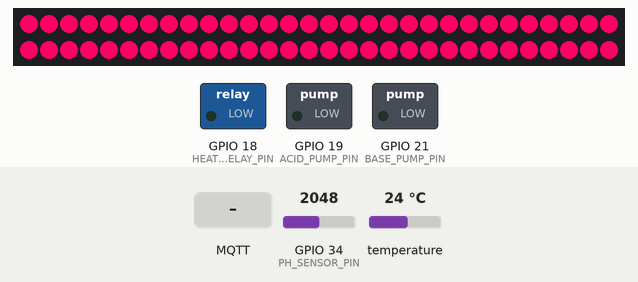
This program was run on a simulated ESP32. Shown: 60 RGB LEDs in strip order, left to right, continuing on the next row, switched loads named in the program (green lamp = pin HIGH). The inputs (shaded band) are chosen by the test bench; at power-on: temperature 24 °C, GPIO 34 (PH_SENSOR_PIN) = 2048. WiFi joins after 1.5 s; servers stay silent unless stated; no MQTT or app messages arrive unless stated; what the program prints to the serial monitor is not drawn.

Above: at 1.6 s.
2.8 s: MQTT message "90" arrives on the second subscribed topic
At 4.4 s:
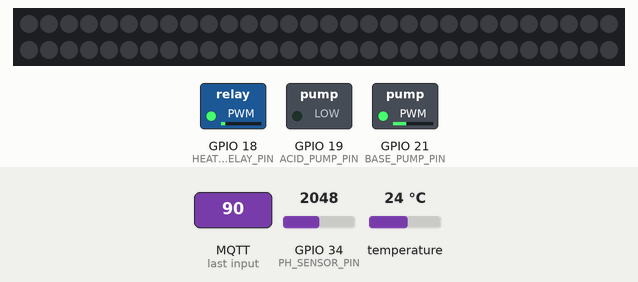
6.1 s: temperature set to 12 °C
At 6.7 s:
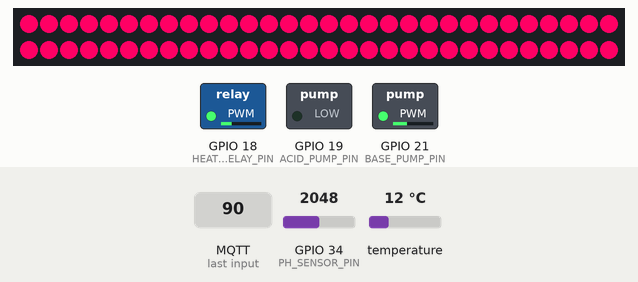
7.6 s: MQTT message "200" arrives on the second subscribed topic
At 8.8 s:
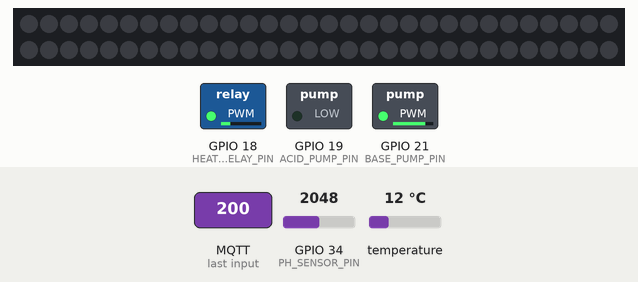
10.7 s: temperature set to 33 °C
12.2 s: MQTT message "5" arrives on the second subscribed topic
15.3 s: temperature set to 41 °C
At 16.7 s:
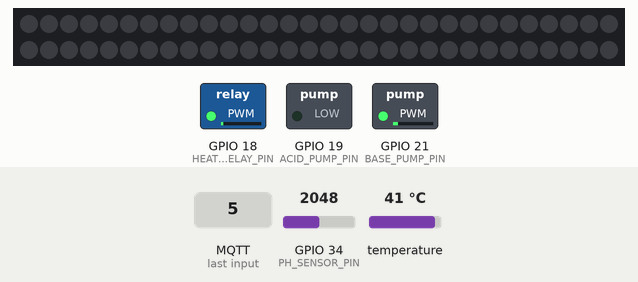
Timing chart, 0 to 18.6 s (numbered marks = the images above; inputs shaded):
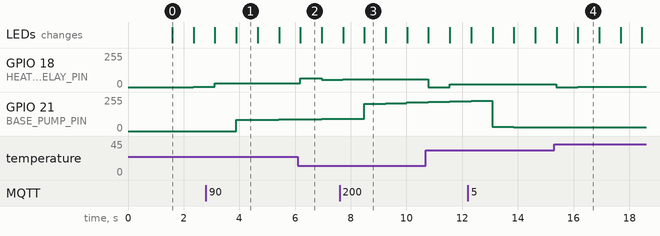

Measured:
- after the input at 2.8 s, GPIO 21 (BASE_PUMP_PIN): 0/255 → 84/255 after 1.1 s, → 86/255 0.77 s later, → 87/255 0.77 s later
- after the input at 6.1 s, GPIO 18 (HEATER_RELAY_PIN): 29/255 → 66/255 after 0.08 s, → 55/255 0.77 s later
- after the input at 15.3 s, GPIO 18 (HEATER_RELAY_PIN): 19/255 → 0/255 after 0.08 s, → 3/255 0.77 s later, → 2/255 2.3 s later
- what the display in image 0 shows lasts 0.8 s, from 1.6 s to 2.4 s

The program:

main.cpp
```cpp
#include <Arduino.h>
#include <PubSubClient.h>
#include <WiFi.h>

#include "fire_pid_controller.h"
#include "water_led_pulsing.h"

// --- Telemetry Configuration ---
const char *ssid = "YOUR_WIFI_SSID";
const char *password = "YOUR_WIFI_PASSWORD";
const char *mqtt_server = "192.168.1.100"; // Local Edge AI Server

WiFiClient espClient;
PubSubClient client(espClient);

unsigned long lastTelemetryTime = 0;
const long telemetryInterval = 5000; // Publish every 5 seconds

void setup_wifi() {
  delay(10);
  Serial.println();
  Serial.print("Connecting to ");
  Serial.println(ssid);

  WiFi.begin(ssid, password);

  // Default to offline mode if Wi-Fi fails to allow local PID loops to continue
  int retries = 0;
  while (WiFi.status() != WL_CONNECTED && retries < 20) {
    delay(500);
    Serial.print(".");
    retries++;
  }
  if (WiFi.status() == WL_CONNECTED) {
    Serial.println("\nWiFi connected");
  } else {
    Serial.println("\nWiFi failed. Operating offline.");
  }
}

void mqttCallback(char *topic, byte *payload, unsigned int length) {
  String message;
  for (int i = 0; i < length; i++)
    message += (char)payload[i];

  // Edge AI commands route here
  if (String(topic) == "symbiotic/water/set_hz") {
    updatePulseFrequency(message.toFloat());
  } else if (String(topic) == "symbiotic/fire/set_ph") {
    updatePhSetpoint(message.toDouble());
  }
}

void reconnect() {
  if (WiFi.status() == WL_CONNECTED && !client.connected()) {
    Serial.print("Attempting MQTT connection...");
    if (client.connect("SymbioticFactory_Node1")) {
      Serial.println("connected");
      client.subscribe("symbiotic/water/set_hz");
      client.subscribe("symbiotic/fire/set_ph");
    } else {
      Serial.print("failed, rc=");
      Serial.println(client.state());
    }
  }
}

void setup() {
  Serial.begin(115200);
  Serial.println("--- Booting Symbiotic Factory Core (OS-WEFC v1.0) ---");

  initLEDPulsing();
  initFIREControllers();

  setup_wifi();
  client.setServer(mqtt_server, 1883);
  client.setCallback(mqttCallback);
}

void loop() {
  if (!client.connected() && WiFi.status() == WL_CONNECTED) {
    reconnect();
  }
  client.loop();

  // 1. Execute microsecond/millisecond real-time edge control
  processLEDPulsing();
  processFIREControllers();

  // 2. Publish telemetry to Edge AI
  unsigned long currentMillis = millis();
  if (currentMillis - lastTelemetryTime >= telemetryInterval) {
    lastTelemetryTime = currentMillis;

    if (client.connected()) {
      char telemetryPayload[128];
      // Send FIRE module thermodynamic state
      snprintf(telemetryPayload, 128,
               "{\"temp\":%.2f, \"ph\":%.2f, \"hz\":%.2f}", currentTemp,
               currentPh, currentPulseFrequencyHz);
      client.publish("symbiotic/telemetry/state", telemetryPayload);
      Serial.printf("[TX] %s\n", telemetryPayload);
    }
  }
}
```

fire_pid_controller.h
```cpp
#ifndef FIRE_PID_CONTROLLER_H
#define FIRE_PID_CONTROLLER_H

#include <Arduino.h>
#include <DallasTemperature.h>
#include <OneWire.h>
#include <PID_v1.h>

// MODULE IV (FIRE) - Clostridium Fermentation Control
#define TEMP_WIRE_BUS 15
#define PH_SENSOR_PIN 34
#define HEATER_RELAY_PIN 18
#define ACID_PUMP_PIN 19
#define BASE_PUMP_PIN 21

// --- Temperature Control ---
OneWire oneWire(TEMP_WIRE_BUS);
DallasTemperature sensors(&oneWire);

// Target 37°C for C. autoethanogenum
double tempSetpoint = 37.0;
double currentTemp = 0;
double heaterOutput = 0;

// Conservative PID tuning for thermal mass
double Kp_t = 2.0, Ki_t = 0.5, Kd_t = 0.1;
PID tempPID(&currentTemp, &heaterOutput, &tempSetpoint, Kp_t, Ki_t, Kd_t,
            DIRECT);

// --- pH Control ---
// Target 5.8 (Ethanol) or 6.4 (Butanol)
double phSetpoint = 5.8;
double currentPh = 0;
double phOutput = 0; // Negative means pump Acid, Positive means pump Base

double Kp_ph = 1.0, Ki_ph = 0.2, Kd_ph = 0.05;
PID phPID(&currentPh, &phOutput, &phSetpoint, Kp_ph, Ki_ph, Kd_ph, DIRECT);

void initFIREControllers() {
  sensors.begin();

  pinMode(HEATER_RELAY_PIN, OUTPUT);
  pinMode(ACID_PUMP_PIN, OUTPUT);
  pinMode(BASE_PUMP_PIN, OUTPUT);

  // Safety off
  digitalWrite(HEATER_RELAY_PIN, LOW);
  digitalWrite(ACID_PUMP_PIN, LOW);
  digitalWrite(BASE_PUMP_PIN, LOW);

  tempPID.SetMode(AUTOMATIC);
  // Limit relay PWM to prevent sudden boiling
  tempPID.SetOutputLimits(0, 255);

  phPID.SetMode(AUTOMATIC);
  // Acid/Base flow limits (-255 for max acid flow, 255 for max base flow)
  phPID.SetOutputLimits(-255, 255);

  Serial.println(
      "[FIRE] Subcritical Fermentation PID Controllers Initialized.");
}

void processFIREControllers() {
  // 1. Temperature Control
  sensors.requestTemperatures();
  currentTemp = sensors.getTempCByIndex(0);

  if (currentTemp > -100) { // Valid reading
    tempPID.Compute();
    analogWrite(HEATER_RELAY_PIN, heaterOutput);
  }

  // 2. pH Control
  int sensorValue = analogRead(PH_SENSOR_PIN);
  // Linear approximation for demonstration: 0-4095 mapped to pH 0-14
  currentPh = map(sensorValue, 0, 4095, 0, 140) / 10.0;

  phPID.Compute();

  // Actuate peristaltic pumps
  if (phOutput > 10) { // Needs Base
    analogWrite(BASE_PUMP_PIN, abs(phOutput));
    digitalWrite(ACID_PUMP_PIN, LOW);
  } else if (phOutput < -10) { // Needs Acid
    analogWrite(ACID_PUMP_PIN, abs(phOutput));
    digitalWrite(BASE_PUMP_PIN, LOW);
  } else {
    // Within deadband
    digitalWrite(ACID_PUMP_PIN, LOW);
    digitalWrite(BASE_PUMP_PIN, LOW);
  }
}

// AI Hook to dynamically shift metabolism (e.g., from Ethanol to Butanol path)
void updatePhSetpoint(double newPh) {
  phSetpoint = newPh;
  Serial.print("[FIRE] Target pH shifted to: ");
  Serial.println(phSetpoint);
}

#endif // FIRE_PID_CONTROLLER_H
```

water_led_pulsing.h
```cpp
#ifndef WATER_LED_PULSING_H
#define WATER_LED_PULSING_H

#include <Arduino.h>
#include <Adafruit_NeoPixel.h>

// MODULE II (WATER) - Flashing-Light Effect Configuration
#define LED_PIN         4
#define NUM_LEDS        60

// Instantiating the NeoPixel strip
Adafruit_NeoPixel strip(NUM_LEDS, LED_PIN, NEO_GRB + NEO_KHZ800);

// Default pulse frequency (Hz). Can be dynamically updated via MQTT from AI
float currentPulseFrequencyHz = 25.0;
unsigned long pulseIntervalMs = 1000.0 / currentPulseFrequencyHz;
unsigned long lastPulseTime = 0;
bool ledsOn = false;

// Hardware Timer for precise microsecond pulsing if needed, but using millis() for standard Hz
void initLEDPulsing() {
    strip.begin();
    strip.show(); // Initialize all pixels to 'off'
    Serial.println("[WATER] LED Cycloreactor Initialized. Awaiting pulsing loop.");
}

void processLEDPulsing() {
    unsigned long currentMillis = millis();
    pulseIntervalMs = 1000.0 / currentPulseFrequencyHz;

    // The Flashing-Light effect: rapid L/D cycling to bypass photoinhibition
    if (currentMillis - lastPulseTime >= pulseIntervalMs) {
        lastPulseTime = currentMillis;
        ledsOn = !ledsOn;

        if (ledsOn) {
            // Pulse RED (680nm) and BLUE (450nm) optimized for Chlorophyll a/b
            // Here we mix Max Red and Partial Blue
            strip.fill(strip.Color(255, 0, 100));
        } else {
            // Dark Phase
            strip.clear();
        }
        strip.show();
    }
}

// AI Hook to update the flashing frequency dynamically based on OD sensors
void updatePulseFrequency(float newFreqHz) {
    if (newFreqHz > 0 && newFreqHz <= 100) {
        currentPulseFrequencyHz = newFreqHz;
        Serial.print("[WATER] Matrix updated LED Pulse Frequency to: ");
        Serial.print(currentPulseFrequencyHz);
        Serial.println(" Hz");
    }
}

#endif // WATER_LED_PULSING_H
```
